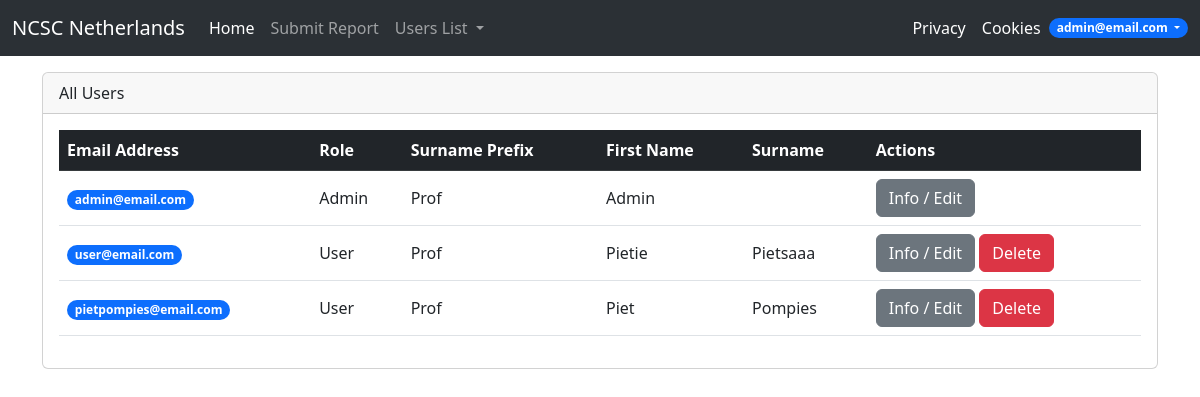
Page /listusers/1 (signed in) on the earlier database version.
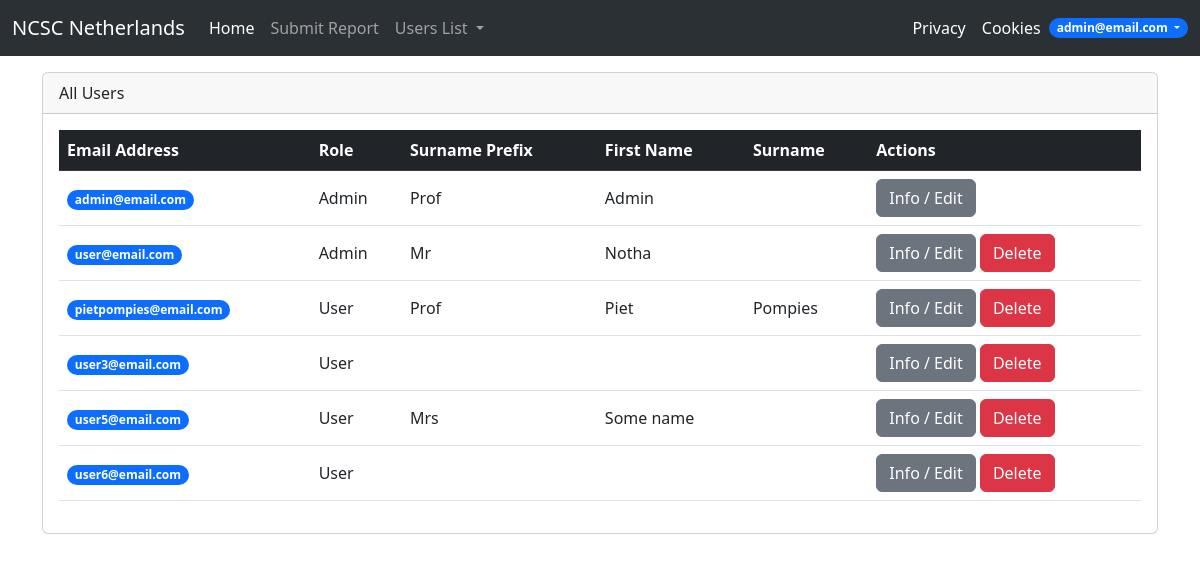
Same page on the later database version.
### App.py (models this page shows)
class User(db.Model, UserMixin):
    id = db.Column(db.Integer, primary_key=True)
    first_name = db.Column(db.String)
    surname_prefix = db.Column(db.String)
    surname = db.Column(db.String)
    email = db.Column(db.String, unique=True)
    password = db.Column(db.String)
    phone_number = db.Column(db.String)
    role = db.Column(db.String, default="User")
    is_deleted = db.Column(db.Boolean, default=False)
    enc_key = db.Column(db.String)
    userreports = db.relationship('Report', backref="user", lazy=True)
    usermessages = db.relationship('Message', backref="from_user", lazy=True)

### App.py (the view)
@app.route("/listusers/<int:active>")
@login_required
def allusers(active):
    if current_user.role != "Admin":
        abort(403)
    if active == 1:
        users = db.session.query(User) \
            .where(User.is_deleted==False) \
            .order_by(User.id.asc()).all()
    elif active == 0:
        users = db.session.query(User) \
            .where(User.is_deleted==True) \
            .order_by(User.id.asc()).all()
    return render_template("listusers.html", users=users, active=active)

### App.py (called while the page is built)
@login_manager.user_loader
def load_user(user_id):
    return User.query.get(int(user_id))

### templates/listusers.html (shortened to what this page needs)
{% extends 'base.html' %}
{% block body %}
    <div class="container">
        <div class="card">
            <div class="card-header">
                {% if active == 1 %}
                    All Users
                {% elif active == 0 %}
                    Deleted Users
                {% endif %}
            </div>
            <div class="card-body" style="max-height: 30rem;overflow-y: auto;">
                <table class="table">
                    <thead class="table-dark">
                    <tr>
                        <th>Email Address</th>
                        <th>Role</th>
                        {% if active == 1 %}
                            <th>Surname Prefix</th>
                            <th>First Name</th>
                            <th>Surname</th>
                            <th>Actions</th>
                        {% elif active == 0 %}
                            <th>Status</th>
                            <th>Actions</th>
                        {% endif %}
                    </tr>
                    </thead>
                    <tbody>
                    {% for user in users %}
                        <tr>
                            <td class="align-middle">
                                <a href="{{ url_for('getaccount', email=user.email) }}"
                                   class="badge rounded-pill bg-primary text-decoration-none">{{ user.email }}</a>
                            </td>
                            <td class="align-middle">{{ user.role }}</td>
                            {% if active == 1 %}
                                <td class="align-middle">{{ user.surname_prefix }}</td>
                                <td class="align-middle">{{ user.first_name }}</td>
                                <td class="align-middle">{{ user.surname }}</td>
                                <td class="align-middle">
                                    <a href="{{ url_for('getaccount', email=user.email) }}" class="btn btn-secondary">Info
                                        /
                                        Edit</a>
                                    {% if user.id != 1 %}
                                        <button type="button" class="btn btn-danger delete-account-btn"
                                                data-toggle="modal"
                                                data-target="#confirm-delete-modal-{{ user.id }}">Delete
                                        </button>
                                    {% endif %}
                                </td>
                            {% elif active == 0 %}
                                <td class="align-middle"><span class="badge bg-danger">Deleted Account</span></td>
                                <td class="align-middle">
                                    <a href="{{ url_for('getaccount', email=user.email) }}" class="btn btn-secondary">Info</a>
                                </td>
                            {% endif %}
                        </tr>
                    {% endfor %}
                </table>
            </div>
        </div>
    </div>
{% endblock %}

### templates/base.html (shortened to what this page needs)
<!DOCTYPE html>
<html lang="en">
<head>
    {% block head %}
        <link href="https://cdn.jsdelivr.net/npm/bootstrap@5.3.0-alpha2/dist/css/bootstrap.min.css" rel="stylesheet"
>
    {% endblock %}
</head>
<body>
<nav class="navbar navbar-expand-lg bg-body-tertiary" data-bs-theme="dark">
    <div class="container-fluid">
        <a class="navbar-brand" href="{{ url_for('index') }}">NCSC Netherlands</a>
        <div class="collapse navbar-collapse" id="navbarSupportedContent">
            <ul class="navbar-nav me-auto mb-2 mb-lg-0">
                {% if not current_user.is_authenticated %}
                    <li class="nav-item">
                        <a class="nav-link active" aria-current="page" href="{{ url_for('index') }}">Home</a>
                    </li>
                    <li class="nav-item">
                        <a class="nav-link" href="{{ url_for('login') }}">Login</a>
                    </li>
                    <li class="nav-item">
                        <a class="nav-link" href="{{ url_for('register') }}">Register</a>
                    </li>
                {% else %}
                    <li class="nav-item">
                        <a class="nav-link active" aria-current="page" href="{{ url_for('index') }}">Home</a>
                    </li>
                    <li class="nav-item">
                        <a class="nav-link" href="{{ url_for('submitreport') }}">Submit Report</a>
                    </li>
                    {% if current_user.is_authenticated and current_user.role=="Admin" %}
                        <li class="nav-item dropdown">
                            <a class="nav-link dropdown-toggle" href="#" id="navbarDropdown" role="button"
                               data-bs-toggle="dropdown" aria-expanded="true">
                                Users List
                            </a>
                        </li>
                    {% endif %}
                {% endif %}
            </ul>
            <ul class="navbar-nav ms-auto">
                <li class="nav-item">
                    <a class="nav-link active" aria-current="page" href="{{ url_for('privacy') }}">Privacy</a>
                </li>
                <li class="nav-item">
                    <a class="nav-link active" aria-current="page" href="{{ url_for('cookies') }}">Cookies</a>
                </li>
                {% if current_user.is_authenticated %}
                    <li class="nav-item dropdown d-flex align-items-center">
                        <a class="nav-link dropdown-toggle badge rounded-pill bg-primary" href="#" id="navbarDropdown"
                           role="button"
                           data-bs-toggle="dropdown" aria-expanded="true">
                            {{ current_user.email }}
                        </a>
                    </li>
                {% endif %}
            </ul>
        </div>
    </div>
</nav>
{% block body %} {% endblock %}
</body>
</html>

### templates/base.html (style rules this page uses)
html, body { scroll-behavior: smooth; }

Differences in the rows shown:
changed User "user@email.com": role "User" → "Admin"; surname_prefix "Prof" → "Mr"; first_name "Pietie" → "Notha"; surname "Pietsaaa" → (not shown)
added User: email "user3@email.com", role "User"
added User: email "user5@email.com", role "User", surname_prefix "Mrs", first_name "Some name"
added User: email "user6@email.com", role "User"
